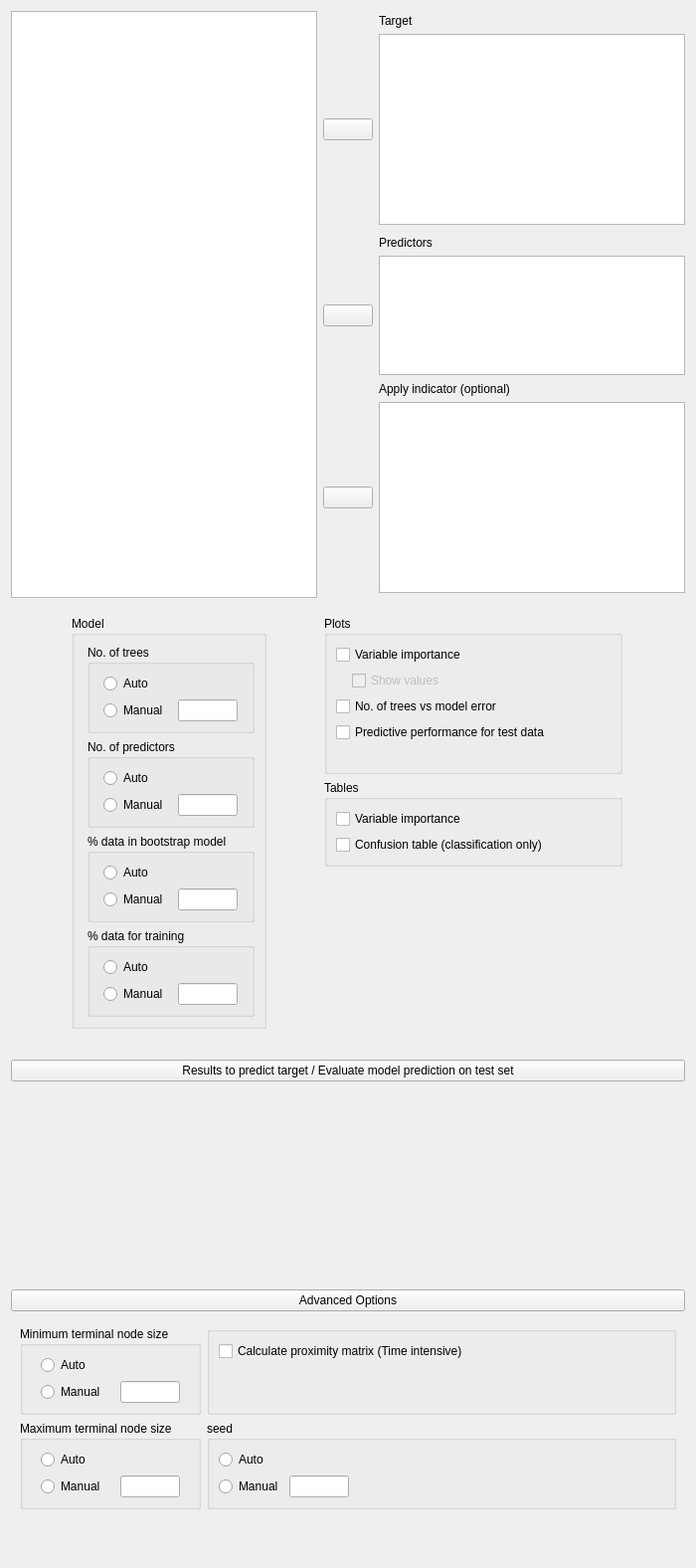
<?xml version="1.0" encoding="UTF-8"?>
<ui version="4.0">
 <class>MLRegressionRandomForestForm</class>
 <widget class="QWidget" name="MLRegressionRandomForestForm">
  <property name="geometry">
   <rect>
    <x>0</x>
    <y>0</y>
    <width>700</width>
    <height>1576</height>
   </rect>
  </property>
  <property name="sizePolicy">
   <sizepolicy hsizetype="Fixed" vsizetype="Preferred">
    <horstretch>0</horstretch>
    <verstretch>0</verstretch>
   </sizepolicy>
  </property>
  <property name="windowTitle">
   <string>Form</string>
  </property>
  <layout class="QGridLayout" name="gridLayout">
   <property name="verticalSpacing">
    <number>0</number>
   </property>
   <item row="3" column="0">
    <widget class="QWidget" name="widget_11" native="true">
     <layout class="QGridLayout" name="gridLayout_6">
      <property name="leftMargin">
       <number>0</number>
      </property>
      <property name="topMargin">
       <number>0</number>
      </property>
      <property name="rightMargin">
       <number>0</number>
      </property>
      <property name="bottomMargin">
       <number>0</number>
      </property>
      <property name="verticalSpacing">
       <number>0</number>
      </property>
      <item row="0" column="0">
       <widget class="QWidget" name="widget_10" native="true">
        <property name="sizePolicy">
         <sizepolicy hsizetype="Preferred" vsizetype="Preferred">
          <horstretch>0</horstretch>
          <verstretch>0</verstretch>
         </sizepolicy>
        </property>
        <layout class="QGridLayout" name="gridLayout_5">
         <property name="leftMargin">
          <number>0</number>
         </property>
         <property name="topMargin">
          <number>13</number>
         </property>
         <property name="rightMargin">
          <number>0</number>
         </property>
         <property name="bottomMargin">
          <number>3</number>
         </property>
         <item row="2" column="0">
          <widget class="AnovaModelWidget" name="modelTerms" native="true">
           <property name="sizePolicy">
            <sizepolicy hsizetype="Expanding" vsizetype="Preferred">
             <horstretch>0</horstretch>
             <verstretch>0</verstretch>
            </sizepolicy>
           </property>
           <property name="minimumSize">
            <size>
             <width>0</width>
             <height>200</height>
            </size>
           </property>
          </widget>
         </item>
         <item row="1" column="0">
          <widget class="ExpanderButton" name="expanderModel">
           <property name="sizePolicy">
            <sizepolicy hsizetype="Expanding" vsizetype="Preferred">
             <horstretch>0</horstretch>
             <verstretch>0</verstretch>
            </sizepolicy>
           </property>
           <property name="text">
            <string>Results to predict target / Evaluate model prediction on test set</string>
           </property>
          </widget>
         </item>
        </layout>
       </widget>
      </item>
     </layout>
    </widget>
   </item>
   <item row="4" column="0">
    <widget class="QWidget" name="advancedBox" native="true">
     <layout class="QGridLayout" name="gridLayout_2">
      <property name="leftMargin">
       <number>0</number>
      </property>
      <property name="topMargin">
       <number>0</number>
      </property>
      <property name="rightMargin">
       <number>0</number>
      </property>
      <item row="0" column="0" rowspan="2" colspan="2">
       <widget class="ExpanderButton" name="expanderAdvanced">
        <property name="text">
         <string>Advanced Options</string>
        </property>
       </widget>
      </item>
      <item row="3" column="0" rowspan="2" colspan="2">
       <widget class="QWidget" name="advancedOptions" native="true">
        <layout class="QGridLayout" name="gridLayout_7">
         <item row="0" column="1">
          <widget class="BoundGroupBox" name="sampleMode_2">
           <property name="title">
            <string/>
           </property>
           <layout class="QGridLayout" name="gridLayout_15">
            <item row="1" column="0">
             <spacer name="verticalSpacer_4">
              <property name="orientation">
               <enum>Qt::Vertical</enum>
              </property>
              <property name="sizeHint" stdset="0">
               <size>
                <width>20</width>
                <height>40</height>
               </size>
              </property>
             </spacer>
            </item>
            <item row="0" column="0">
             <widget class="BoundCheckBox" name="calculateProximityMatrix">
              <property name="text">
               <string>Calculate proximity matrix (Time intensive)</string>
              </property>
             </widget>
            </item>
           </layout>
          </widget>
         </item>
         <item row="3" column="1">
          <spacer name="verticalSpacer_5">
           <property name="orientation">
            <enum>Qt::Vertical</enum>
           </property>
           <property name="sizeHint" stdset="0">
            <size>
             <width>20</width>
             <height>40</height>
            </size>
           </property>
          </spacer>
         </item>
         <item row="0" column="0">
          <widget class="BoundGroupBox" name="minimumTerminalNodeSize">
           <property name="title">
            <string>Minimum terminal node size</string>
           </property>
           <property name="flat">
            <bool>false</bool>
           </property>
           <layout class="QGridLayout" name="gridLayout_20">
            <item row="1" column="0">
             <widget class="QRadioButton" name="manual_6">
              <property name="sizePolicy">
               <sizepolicy hsizetype="Fixed" vsizetype="Fixed">
                <horstretch>0</horstretch>
                <verstretch>0</verstretch>
               </sizepolicy>
              </property>
              <property name="text">
               <string>Manual</string>
              </property>
             </widget>
            </item>
            <item row="0" column="0">
             <widget class="QRadioButton" name="auto_6">
              <property name="sizePolicy">
               <sizepolicy hsizetype="Fixed" vsizetype="Fixed">
                <horstretch>0</horstretch>
                <verstretch>0</verstretch>
               </sizepolicy>
              </property>
              <property name="text">
               <string>Auto</string>
              </property>
             </widget>
            </item>
            <item row="1" column="1">
             <widget class="BoundTextBox" name="modelMinimumTerminalNode">
              <property name="sizePolicy">
               <sizepolicy hsizetype="Fixed" vsizetype="Preferred">
                <horstretch>0</horstretch>
                <verstretch>0</verstretch>
               </sizepolicy>
              </property>
              <property name="minimumSize">
               <size>
                <width>60</width>
                <height>0</height>
               </size>
              </property>
              <property name="maximumSize">
               <size>
                <width>60</width>
                <height>16777215</height>
               </size>
              </property>
             </widget>
            </item>
           </layout>
          </widget>
         </item>
         <item row="1" column="0">
          <widget class="BoundGroupBox" name="maximumTerminalNodeSize">
           <property name="title">
            <string>Maximum terminal node size</string>
           </property>
           <property name="flat">
            <bool>false</bool>
           </property>
           <layout class="QGridLayout" name="gridLayout_21">
            <item row="0" column="0">
             <widget class="QRadioButton" name="auto_7">
              <property name="sizePolicy">
               <sizepolicy hsizetype="Fixed" vsizetype="Fixed">
                <horstretch>0</horstretch>
                <verstretch>0</verstretch>
               </sizepolicy>
              </property>
              <property name="text">
               <string>Auto</string>
              </property>
             </widget>
            </item>
            <item row="1" column="0">
             <widget class="QRadioButton" name="manual_7">
              <property name="sizePolicy">
               <sizepolicy hsizetype="Fixed" vsizetype="Fixed">
                <horstretch>0</horstretch>
                <verstretch>0</verstretch>
               </sizepolicy>
              </property>
              <property name="text">
               <string>Manual</string>
              </property>
             </widget>
            </item>
            <item row="1" column="1">
             <widget class="BoundTextBox" name="modelMaximumTerminalNode">
              <property name="sizePolicy">
               <sizepolicy hsizetype="Fixed" vsizetype="Preferred">
                <horstretch>0</horstretch>
                <verstretch>0</verstretch>
               </sizepolicy>
              </property>
              <property name="minimumSize">
               <size>
                <width>60</width>
                <height>0</height>
               </size>
              </property>
              <property name="maximumSize">
               <size>
                <width>60</width>
                <height>16777215</height>
               </size>
              </property>
             </widget>
            </item>
           </layout>
          </widget>
         </item>
         <item row="1" column="1">
          <widget class="BoundGroupBox" name="seedBox">
           <property name="title">
            <string>seed</string>
           </property>
           <layout class="QGridLayout" name="gridLayout_14">
            <item row="2" column="1">
             <widget class="BoundTextBox" name="seed">
              <property name="sizePolicy">
               <sizepolicy hsizetype="Fixed" vsizetype="Preferred">
                <horstretch>0</horstretch>
                <verstretch>0</verstretch>
               </sizepolicy>
              </property>
              <property name="minimumSize">
               <size>
                <width>60</width>
                <height>0</height>
               </size>
              </property>
              <property name="maximumSize">
               <size>
                <width>60</width>
                <height>16777215</height>
               </size>
              </property>
             </widget>
            </item>
            <item row="2" column="0">
             <widget class="QRadioButton" name="manual_5">
              <property name="text">
               <string>Manual</string>
              </property>
             </widget>
            </item>
            <item row="2" column="2">
             <spacer name="horizontalSpacer">
              <property name="orientation">
               <enum>Qt::Horizontal</enum>
              </property>
              <property name="sizeHint" stdset="0">
               <size>
                <width>40</width>
                <height>20</height>
               </size>
              </property>
             </spacer>
            </item>
            <item row="1" column="0">
             <widget class="QRadioButton" name="auto_5">
              <property name="text">
               <string>Auto</string>
              </property>
             </widget>
            </item>
           </layout>
          </widget>
         </item>
        </layout>
       </widget>
      </item>
     </layout>
    </widget>
   </item>
   <item row="2" column="0">
    <widget class="QWidget" name="widget_12" native="true">
     <property name="sizePolicy">
      <sizepolicy hsizetype="Maximum" vsizetype="Minimum">
       <horstretch>0</horstretch>
       <verstretch>0</verstretch>
      </sizepolicy>
     </property>
     <layout class="QGridLayout" name="gridLayout_4">
      <property name="leftMargin">
       <number>0</number>
      </property>
      <property name="rightMargin">
       <number>0</number>
      </property>
      <property name="bottomMargin">
       <number>0</number>
      </property>
     </layout>
    </widget>
   </item>
   <item row="1" column="0">
    <widget class="QWidget" name="advancedOptions_2" native="true">
     <layout class="QGridLayout" name="gridLayout_8">
      <item row="2" column="1">
       <spacer name="verticalSpacer_6">
        <property name="orientation">
         <enum>Qt::Vertical</enum>
        </property>
        <property name="sizeHint" stdset="0">
         <size>
          <width>20</width>
          <height>40</height>
         </size>
        </property>
       </spacer>
      </item>
      <item row="0" column="1">
       <widget class="GroupBox" name="plotsGroup">
        <property name="title">
         <string>Plots</string>
        </property>
        <layout class="QGridLayout" name="gridLayout_11">
         <item row="2" column="0" colspan="3">
          <widget class="BoundCheckBox" name="plotTreesVsModelError">
           <property name="sizePolicy">
            <sizepolicy hsizetype="Fixed" vsizetype="Fixed">
             <horstretch>0</horstretch>
             <verstretch>0</verstretch>
            </sizepolicy>
           </property>
           <property name="text">
            <string>No. of trees vs model error</string>
           </property>
          </widget>
         </item>
         <item row="1" column="1" colspan="3">
          <widget class="BoundCheckBox" name="plotVariableImportanceShowValues">
           <property name="enabled">
            <bool>false</bool>
           </property>
           <property name="sizePolicy">
            <sizepolicy hsizetype="Fixed" vsizetype="Fixed">
             <horstretch>0</horstretch>
             <verstretch>0</verstretch>
            </sizepolicy>
           </property>
           <property name="text">
            <string>Show values</string>
           </property>
          </widget>
         </item>
         <item row="0" column="0" colspan="3">
          <widget class="BoundCheckBox" name="plotVariableImportance">
           <property name="sizePolicy">
            <sizepolicy hsizetype="Fixed" vsizetype="Fixed">
             <horstretch>0</horstretch>
             <verstretch>0</verstretch>
            </sizepolicy>
           </property>
           <property name="text">
            <string>Variable importance</string>
           </property>
          </widget>
         </item>
         <item row="4" column="0">
          <widget class="QLabel" name="label_17">
           <property name="minimumSize">
            <size>
             <width>10</width>
             <height>0</height>
            </size>
           </property>
           <property name="maximumSize">
            <size>
             <width>10</width>
             <height>16777215</height>
            </size>
           </property>
           <property name="text">
            <string/>
           </property>
          </widget>
         </item>
         <item row="3" column="0" colspan="3">
          <widget class="BoundCheckBox" name="plotPredictivePerformance">
           <property name="sizePolicy">
            <sizepolicy hsizetype="Fixed" vsizetype="Fixed">
             <horstretch>0</horstretch>
             <verstretch>0</verstretch>
            </sizepolicy>
           </property>
           <property name="text">
            <string>Predictive performance for test data</string>
           </property>
          </widget>
         </item>
         <item row="1" column="0">
          <widget class="QWidget" name="widget" native="true">
           <property name="minimumSize">
            <size>
             <width>10</width>
             <height>0</height>
            </size>
           </property>
           <property name="maximumSize">
            <size>
             <width>10</width>
             <height>16777215</height>
            </size>
           </property>
          </widget>
         </item>
        </layout>
       </widget>
      </item>
      <item row="0" column="0" rowspan="3">
       <widget class="BoundGroupBox" name="bayesFactorType_2">
        <property name="sizePolicy">
         <sizepolicy hsizetype="Fixed" vsizetype="Minimum">
          <horstretch>0</horstretch>
          <verstretch>0</verstretch>
         </sizepolicy>
        </property>
        <property name="title">
         <string>Model</string>
        </property>
        <property name="flat">
         <bool>false</bool>
        </property>
        <layout class="QGridLayout" name="gridLayout_16">
         <property name="leftMargin">
          <number>13</number>
         </property>
         <item row="3" column="0">
          <widget class="BoundGroupBox" name="dataTrainingModel">
           <property name="title">
            <string>% data for training</string>
           </property>
           <property name="flat">
            <bool>false</bool>
           </property>
           <layout class="QGridLayout" name="gridLayout_19">
            <item row="1" column="0">
             <widget class="QRadioButton" name="manual_4">
              <property name="sizePolicy">
               <sizepolicy hsizetype="Fixed" vsizetype="Fixed">
                <horstretch>0</horstretch>
                <verstretch>0</verstretch>
               </sizepolicy>
              </property>
              <property name="text">
               <string>Manual</string>
              </property>
             </widget>
            </item>
            <item row="0" column="0">
             <widget class="QRadioButton" name="auto_4">
              <property name="sizePolicy">
               <sizepolicy hsizetype="Fixed" vsizetype="Fixed">
                <horstretch>0</horstretch>
                <verstretch>0</verstretch>
               </sizepolicy>
              </property>
              <property name="text">
               <string>Auto</string>
              </property>
             </widget>
            </item>
            <item row="1" column="1">
             <widget class="BoundTextBox" name="percentageDataTraining">
              <property name="sizePolicy">
               <sizepolicy hsizetype="Fixed" vsizetype="Preferred">
                <horstretch>0</horstretch>
                <verstretch>0</verstretch>
               </sizepolicy>
              </property>
              <property name="minimumSize">
               <size>
                <width>60</width>
                <height>0</height>
               </size>
              </property>
              <property name="maximumSize">
               <size>
                <width>60</width>
                <height>16777215</height>
               </size>
              </property>
             </widget>
            </item>
           </layout>
          </widget>
         </item>
         <item row="2" column="0">
          <widget class="BoundGroupBox" name="dataBootstrapModel">
           <property name="title">
            <string>% data in bootstrap model</string>
           </property>
           <property name="flat">
            <bool>false</bool>
           </property>
           <layout class="QGridLayout" name="gridLayout_18">
            <item row="0" column="0">
             <widget class="QRadioButton" name="auto_3">
              <property name="sizePolicy">
               <sizepolicy hsizetype="Fixed" vsizetype="Fixed">
                <horstretch>0</horstretch>
                <verstretch>0</verstretch>
               </sizepolicy>
              </property>
              <property name="text">
               <string>Auto</string>
              </property>
             </widget>
            </item>
            <item row="1" column="0">
             <widget class="QRadioButton" name="manual_3">
              <property name="sizePolicy">
               <sizepolicy hsizetype="Fixed" vsizetype="Fixed">
                <horstretch>0</horstretch>
                <verstretch>0</verstretch>
               </sizepolicy>
              </property>
              <property name="text">
               <string>Manual</string>
              </property>
             </widget>
            </item>
            <item row="1" column="1">
             <widget class="BoundTextBox" name="percentageDataBootstrap">
              <property name="sizePolicy">
               <sizepolicy hsizetype="Fixed" vsizetype="Preferred">
                <horstretch>0</horstretch>
                <verstretch>0</verstretch>
               </sizepolicy>
              </property>
              <property name="minimumSize">
               <size>
                <width>60</width>
                <height>0</height>
               </size>
              </property>
              <property name="maximumSize">
               <size>
                <width>60</width>
                <height>16777215</height>
               </size>
              </property>
             </widget>
            </item>
           </layout>
          </widget>
         </item>
         <item row="1" column="0">
          <widget class="BoundGroupBox" name="noOfPredictors">
           <property name="title">
            <string>No. of predictors</string>
           </property>
           <property name="flat">
            <bool>false</bool>
           </property>
           <layout class="QGridLayout" name="gridLayout_12">
            <item row="0" column="0">
             <widget class="QRadioButton" name="auto_2">
              <property name="sizePolicy">
               <sizepolicy hsizetype="Fixed" vsizetype="Fixed">
                <horstretch>0</horstretch>
                <verstretch>0</verstretch>
               </sizepolicy>
              </property>
              <property name="text">
               <string>Auto</string>
              </property>
             </widget>
            </item>
            <item row="1" column="0">
             <widget class="QRadioButton" name="manual_2">
              <property name="sizePolicy">
               <sizepolicy hsizetype="Fixed" vsizetype="Fixed">
                <horstretch>0</horstretch>
                <verstretch>0</verstretch>
               </sizepolicy>
              </property>
              <property name="text">
               <string>Manual</string>
              </property>
             </widget>
            </item>
            <item row="1" column="1">
             <widget class="BoundTextBox" name="numberOfPredictors">
              <property name="sizePolicy">
               <sizepolicy hsizetype="Fixed" vsizetype="Preferred">
                <horstretch>0</horstretch>
                <verstretch>0</verstretch>
               </sizepolicy>
              </property>
              <property name="minimumSize">
               <size>
                <width>60</width>
                <height>0</height>
               </size>
              </property>
              <property name="maximumSize">
               <size>
                <width>60</width>
                <height>16777215</height>
               </size>
              </property>
             </widget>
            </item>
           </layout>
          </widget>
         </item>
         <item row="0" column="0">
          <widget class="BoundGroupBox" name="noOfTrees">
           <property name="title">
            <string>No. of trees</string>
           </property>
           <property name="flat">
            <bool>false</bool>
           </property>
           <layout class="QGridLayout" name="gridLayout_9">
            <item row="1" column="0">
             <widget class="QRadioButton" name="manual_1">
              <property name="sizePolicy">
               <sizepolicy hsizetype="Fixed" vsizetype="Fixed">
                <horstretch>0</horstretch>
                <verstretch>0</verstretch>
               </sizepolicy>
              </property>
              <property name="text">
               <string>Manual</string>
              </property>
             </widget>
            </item>
            <item row="0" column="0">
             <widget class="QRadioButton" name="auto_1">
              <property name="sizePolicy">
               <sizepolicy hsizetype="Fixed" vsizetype="Fixed">
                <horstretch>0</horstretch>
                <verstretch>0</verstretch>
               </sizepolicy>
              </property>
              <property name="text">
               <string>Auto</string>
              </property>
             </widget>
            </item>
            <item row="1" column="1">
             <widget class="BoundTextBox" name="numberOfTrees">
              <property name="sizePolicy">
               <sizepolicy hsizetype="Fixed" vsizetype="Preferred">
                <horstretch>0</horstretch>
                <verstretch>0</verstretch>
               </sizepolicy>
              </property>
              <property name="minimumSize">
               <size>
                <width>60</width>
                <height>0</height>
               </size>
              </property>
              <property name="maximumSize">
               <size>
                <width>60</width>
                <height>16777215</height>
               </size>
              </property>
             </widget>
            </item>
           </layout>
          </widget>
         </item>
        </layout>
       </widget>
      </item>
      <item row="1" column="1">
       <widget class="GroupBox" name="groupBox_3">
        <property name="maximumSize">
         <size>
          <width>300</width>
          <height>16777215</height>
         </size>
        </property>
        <property name="title">
         <string>Tables</string>
        </property>
        <layout class="QGridLayout" name="gridLayout_10">
         <item row="0" column="0">
          <widget class="BoundCheckBox" name="tableVariableImportance">
           <property name="text">
            <string>Variable importance</string>
           </property>
          </widget>
         </item>
         <item row="1" column="0">
          <widget class="BoundCheckBox" name="tableConfusion">
           <property name="text">
            <string>Confusion table (classification only)</string>
           </property>
          </widget>
         </item>
        </layout>
       </widget>
      </item>
     </layout>
    </widget>
   </item>
   <item row="0" column="0">
    <widget class="QWidget" name="topWidget" native="true">
     <layout class="QGridLayout" name="gridLayout_3">
      <property name="leftMargin">
       <number>0</number>
      </property>
      <property name="topMargin">
       <number>0</number>
      </property>
      <property name="rightMargin">
       <number>0</number>
      </property>
      <property name="verticalSpacing">
       <number>3</number>
      </property>
      <item row="12" column="1">
       <widget class="AssignButton" name="buttonAssignCovariates">
        <property name="sizePolicy">
         <sizepolicy hsizetype="Fixed" vsizetype="Fixed">
          <horstretch>0</horstretch>
          <verstretch>0</verstretch>
         </sizepolicy>
        </property>
        <property name="minimumSize">
         <size>
          <width>50</width>
          <height>0</height>
         </size>
        </property>
        <property name="maximumSize">
         <size>
          <width>50</width>
          <height>16777215</height>
         </size>
        </property>
        <property name="text">
         <string/>
        </property>
       </widget>
      </item>
      <item row="3" column="2">
       <widget class="boundSingleItemView" name="target">
        <property name="sizePolicy">
         <sizepolicy hsizetype="Expanding" vsizetype="Fixed">
          <horstretch>0</horstretch>
          <verstretch>0</verstretch>
         </sizepolicy>
        </property>
        <property name="minimumSize">
         <size>
          <width>0</width>
          <height>0</height>
         </size>
        </property>
        <property name="maximumSize">
         <size>
          <width>16777215</width>
          <height>16777215</height>
         </size>
        </property>
        <property name="selectionMode">
         <enum>QAbstractItemView::ExtendedSelection</enum>
        </property>
       </widget>
      </item>
      <item row="12" column="2">
       <widget class="boundSingleItemView" name="indicator">
        <property name="sizePolicy">
         <sizepolicy hsizetype="Expanding" vsizetype="Fixed">
          <horstretch>0</horstretch>
          <verstretch>0</verstretch>
         </sizepolicy>
        </property>
        <property name="minimumSize">
         <size>
          <width>0</width>
          <height>0</height>
         </size>
        </property>
        <property name="maximumSize">
         <size>
          <width>16777215</width>
          <height>16777215</height>
         </size>
        </property>
        <property name="selectionMode">
         <enum>QAbstractItemView::ExtendedSelection</enum>
        </property>
       </widget>
      </item>
      <item row="6" column="2">
       <widget class="QLabel" name="label_3">
        <property name="sizePolicy">
         <sizepolicy hsizetype="Fixed" vsizetype="Preferred">
          <horstretch>0</horstretch>
          <verstretch>0</verstretch>
         </sizepolicy>
        </property>
        <property name="text">
         <string>Predictors</string>
        </property>
       </widget>
      </item>
      <item row="1" column="2">
       <widget class="QLabel" name="label_2">
        <property name="sizePolicy">
         <sizepolicy hsizetype="Fixed" vsizetype="Preferred">
          <horstretch>0</horstretch>
          <verstretch>0</verstretch>
         </sizepolicy>
        </property>
        <property name="text">
         <string>Target</string>
        </property>
       </widget>
      </item>
      <item row="13" column="1">
       <spacer name="verticalSpacer_2">
        <property name="orientation">
         <enum>Qt::Vertical</enum>
        </property>
        <property name="sizeHint" stdset="0">
         <size>
          <width>20</width>
          <height>5</height>
         </size>
        </property>
       </spacer>
      </item>
      <item row="3" column="1">
       <widget class="AssignButton" name="buttonAssignFixed">
        <property name="sizePolicy">
         <sizepolicy hsizetype="Fixed" vsizetype="Fixed">
          <horstretch>0</horstretch>
          <verstretch>0</verstretch>
         </sizepolicy>
        </property>
        <property name="minimumSize">
         <size>
          <width>50</width>
          <height>0</height>
         </size>
        </property>
        <property name="maximumSize">
         <size>
          <width>50</width>
          <height>16777215</height>
         </size>
        </property>
        <property name="text">
         <string/>
        </property>
       </widget>
      </item>
      <item row="9" column="1">
       <spacer name="verticalSpacer">
        <property name="orientation">
         <enum>Qt::Vertical</enum>
        </property>
        <property name="sizeHint" stdset="0">
         <size>
          <width>20</width>
          <height>5</height>
         </size>
        </property>
       </spacer>
      </item>
      <item row="10" column="2">
       <widget class="QLabel" name="label_4">
        <property name="sizePolicy">
         <sizepolicy hsizetype="Fixed" vsizetype="Preferred">
          <horstretch>0</horstretch>
          <verstretch>0</verstretch>
         </sizepolicy>
        </property>
        <property name="text">
         <string>Apply indicator (optional)</string>
        </property>
       </widget>
      </item>
      <item row="8" column="1">
       <widget class="AssignButton" name="buttonAssignRandom">
        <property name="sizePolicy">
         <sizepolicy hsizetype="Fixed" vsizetype="Fixed">
          <horstretch>0</horstretch>
          <verstretch>0</verstretch>
         </sizepolicy>
        </property>
        <property name="minimumSize">
         <size>
          <width>50</width>
          <height>0</height>
         </size>
        </property>
        <property name="maximumSize">
         <size>
          <width>50</width>
          <height>16777215</height>
         </size>
        </property>
        <property name="text">
         <string/>
        </property>
       </widget>
      </item>
      <item row="0" column="0" rowspan="14">
       <widget class="AvailableFieldsListView" name="listAvailableFields">
        <property name="sizePolicy">
         <sizepolicy hsizetype="Expanding" vsizetype="Preferred">
          <horstretch>0</horstretch>
          <verstretch>0</verstretch>
         </sizepolicy>
        </property>
        <property name="minimumSize">
         <size>
          <width>0</width>
          <height>0</height>
         </size>
        </property>
        <property name="maximumSize">
         <size>
          <width>16777215</width>
          <height>16777215</height>
         </size>
        </property>
        <property name="selectionMode">
         <enum>QAbstractItemView::ExtendedSelection</enum>
        </property>
       </widget>
      </item>
      <item row="4" column="1">
       <spacer name="verticalSpacer_3">
        <property name="orientation">
         <enum>Qt::Vertical</enum>
        </property>
        <property name="sizeHint" stdset="0">
         <size>
          <width>20</width>
          <height>5</height>
         </size>
        </property>
       </spacer>
      </item>
      <item row="8" column="2">
       <widget class="BoundListView" name="predictors">
        <property name="sizePolicy">
         <sizepolicy hsizetype="Expanding" vsizetype="Fixed">
          <horstretch>0</horstretch>
          <verstretch>0</verstretch>
         </sizepolicy>
        </property>
        <property name="minimumSize">
         <size>
          <width>0</width>
          <height>120</height>
         </size>
        </property>
        <property name="maximumSize">
         <size>
          <width>16777215</width>
          <height>120</height>
         </size>
        </property>
        <property name="editTriggers">
         <set>QAbstractItemView::AllEditTriggers</set>
        </property>
        <property name="selectionMode">
         <enum>QAbstractItemView::ExtendedSelection</enum>
        </property>
       </widget>
      </item>
     </layout>
    </widget>
   </item>
  </layout>
 </widget>
 <customwidgets>
  <customwidget>
   <class>BoundTextBox</class>
   <extends>QLineEdit</extends>
   <header>widgets/boundtextbox.h</header>
  </customwidget>
  <customwidget>
   <class>BoundGroupBox</class>
   <extends>QGroupBox</extends>
   <header>widgets/boundgroupbox.h</header>
   <container>1</container>
  </customwidget>
  <customwidget>
   <class>BoundCheckBox</class>
   <extends>QCheckBox</extends>
   <header>widgets/boundcheckbox.h</header>
  </customwidget>
  <customwidget>
   <class>GroupBox</class>
   <extends>QGroupBox</extends>
   <header>widgets/groupbox.h</header>
   <container>1</container>
  </customwidget>
  <customwidget>
   <class>ExpanderButton</class>
   <extends>QPushButton</extends>
   <header>widgets/expanderbutton.h</header>
  </customwidget>
  <customwidget>
   <class>AssignButton</class>
   <extends>QPushButton</extends>
   <header>widgets/assignbutton.h</header>
  </customwidget>
  <customwidget>
   <class>AvailableFieldsListView</class>
   <extends>QListView</extends>
   <header>widgets/availablefieldslistview.h</header>
  </customwidget>
  <customwidget>
   <class>BoundListView</class>
   <extends>QListView</extends>
   <header>widgets/boundlistview.h</header>
  </customwidget>
  <customwidget>
   <class>boundSingleItemView</class>
   <extends>QListView</extends>
   <header>widgets/boundsingleitemview.h</header>
  </customwidget>
  <customwidget>
   <class>AnovaModelWidget</class>
   <extends>QWidget</extends>
   <header>widgets/anovamodelwidget.h</header>
   <container>1</container>
  </customwidget>
 </customwidgets>
 <resources/>
 <connections>
  <connection>
   <sender>plotVariableImportance</sender>
   <signal>clicked(bool)</signal>
   <receiver>plotVariableImportanceShowValues</receiver>
   <slot>setEnabled(bool)</slot>
   <hints>
    <hint type="sourcelabel">
     <x>419</x>
     <y>372</y>
    </hint>
    <hint type="destinationlabel">
     <x>416</x>
     <y>395</y>
    </hint>
   </hints>
  </connection>
 </connections>
</ui>
